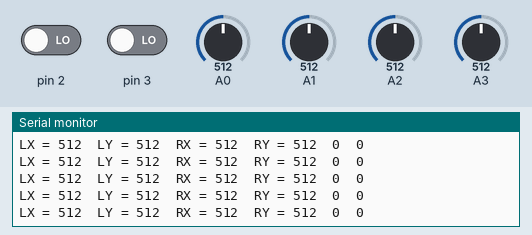
Recording of a sketch running on a simulated Arduino Uno, built with avr-gcc and run on an emulated ATmega328P. Parts: the last lines printed to the serial monitor. The test bench sets the inputs (shaded band); at power-on: A0 = 512, pin 2 LOW, pin 3 LOW, A1 = 512, A2 = 512, A3 = 512. No radio packets arrive unless stated.

Above: at 3.2 s.
3.3 s: A0 set to 106
At 4.2 s:
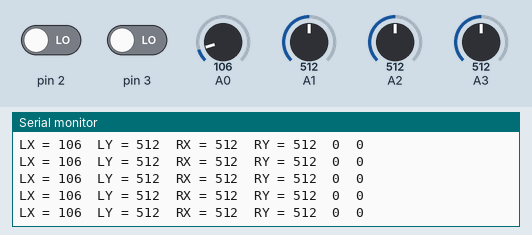
6.3 s: A0 set to 92
At 7.4 s:
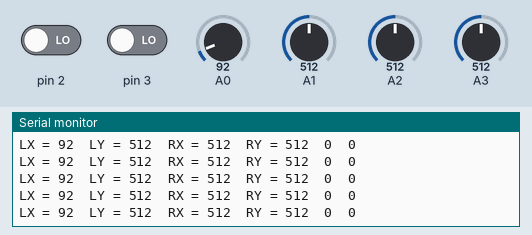
Timing chart, 0 to 9.3 s (numbered marks = the images above; inputs shaded):
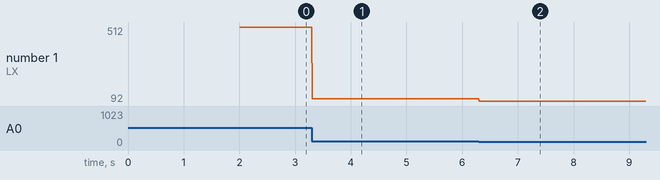

The sketch:

RF_BOT_Transmitter.ino
```cpp
#include <SPI.h>
#include "RF24.h"

RF24 myRadio (6, 7);
byte addresses[][6] = {"0"};

struct package
{
  int lx;
  int ly;
  int rx;
  int ry;
  int l_key;
  int r_key;
};


typedef struct package Package;
Package data;

int lx, ly, rx, ry;

void updateJoy()
{
  data.lx= analogRead(0);
  data.ly= analogRead(1);
  data.rx= analogRead(2);
  data.ry= analogRead(3);
  data.r_key = digitalRead(3);
  data.l_key = digitalRead(2);
  Serial.print("LX = ");
  Serial.print(data.lx);
  Serial.print("  LY = ");
  Serial.print(data.ly);
  Serial.print("  RX = ");
  Serial.print(data.rx);
  Serial.print("  RY = ");
  Serial.print(data.ry);
  Serial.print("  ");
  Serial.print(data.l_key);
  Serial.print("  ");
  Serial.println(data.r_key);
}

void setup()
{
  Serial.begin(115200);
  delay(1000);
  myRadio.begin();
  myRadio.setChannel(115);
  myRadio.setPALevel(RF24_PA_MAX);
  myRadio.setDataRate( RF24_250KBPS ) ;
  myRadio.openWritingPipe( addresses[0]);
  delay(1000);
  pinMode(2, INPUT);
  pinMode(3, INPUT);
}

void loop()
{
  myRadio.write(&data, sizeof(data));
  updateJoy();

}
```

Measured:
- after the input at 3.3 s, the serial monitor: prints a new line at once (image 1)
- after the input at 6.3 s, the serial monitor: prints a new line at once (image 2)
- plotted number 1: 512 → 106 after the input at 3.3 s, 106 → 92 after the input at 6.3 s
